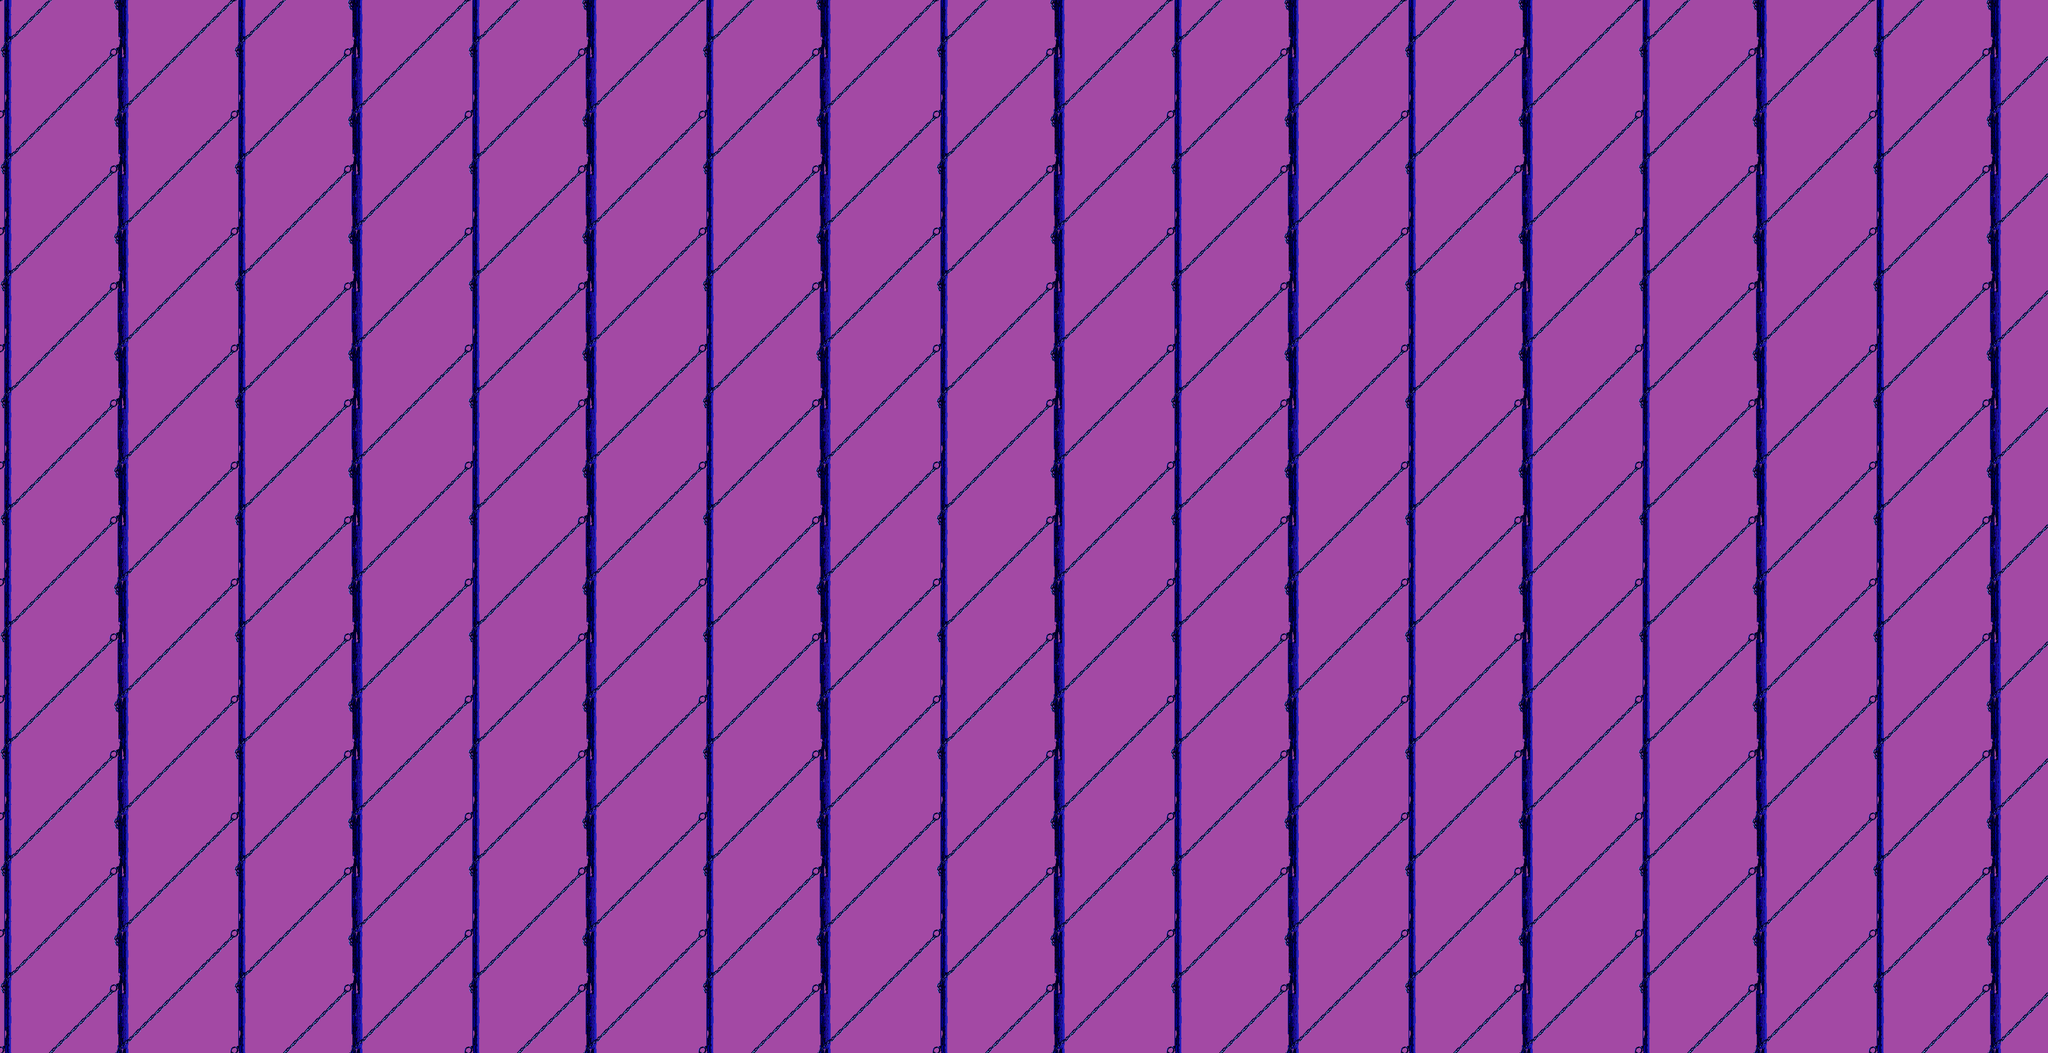

This game map was drawn from its Tiled (.tmx) file and the tilesets committed beside it. A one-line description and the trimmed map source follow:
An orthogonal 140x72 tile map with 32x32 px tiles, 1 tile layer (Tile Layer 1).

<map version="1.2" tiledversion="1.2.5" orientation="orthogonal" renderorder="right-down" width="140" height="72" tilewidth="32" tileheight="32" infinite="0" nextlayerid="2" nextobjectid="1">
 <tileset firstgid="1" name="Map3" tilewidth="32" tileheight="32" tilecount="697" columns="41">
  <image source="map3.png" trans="ff00ff" width="1335" height="570" />
 </tileset>
 <layer id="1" name="Tile Layer 1" width="140" height="72">
  <data>[10080 cells, 10080 non-empty, 128 distinct tile ids]</data>
 </layer>
</map>